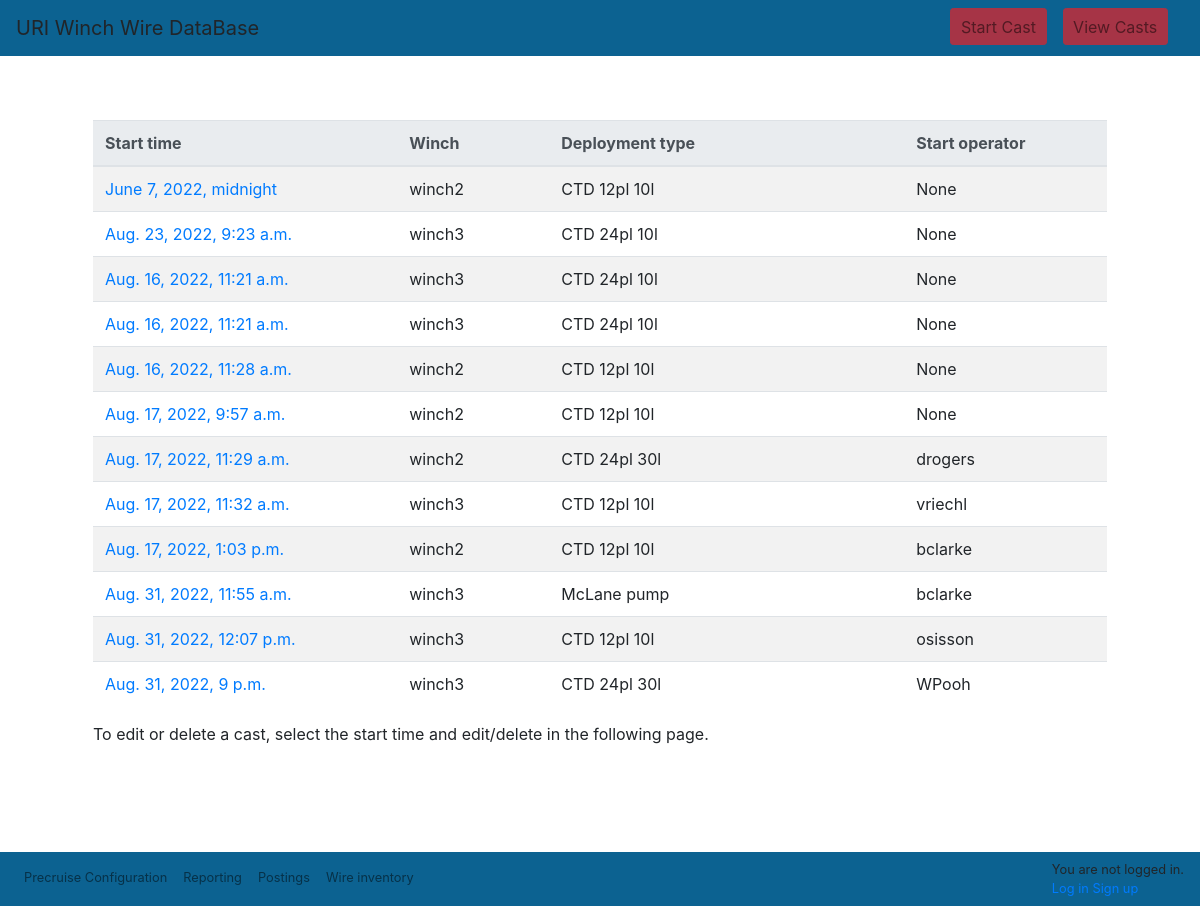
The app's page /wwdb/castlist/, older data.
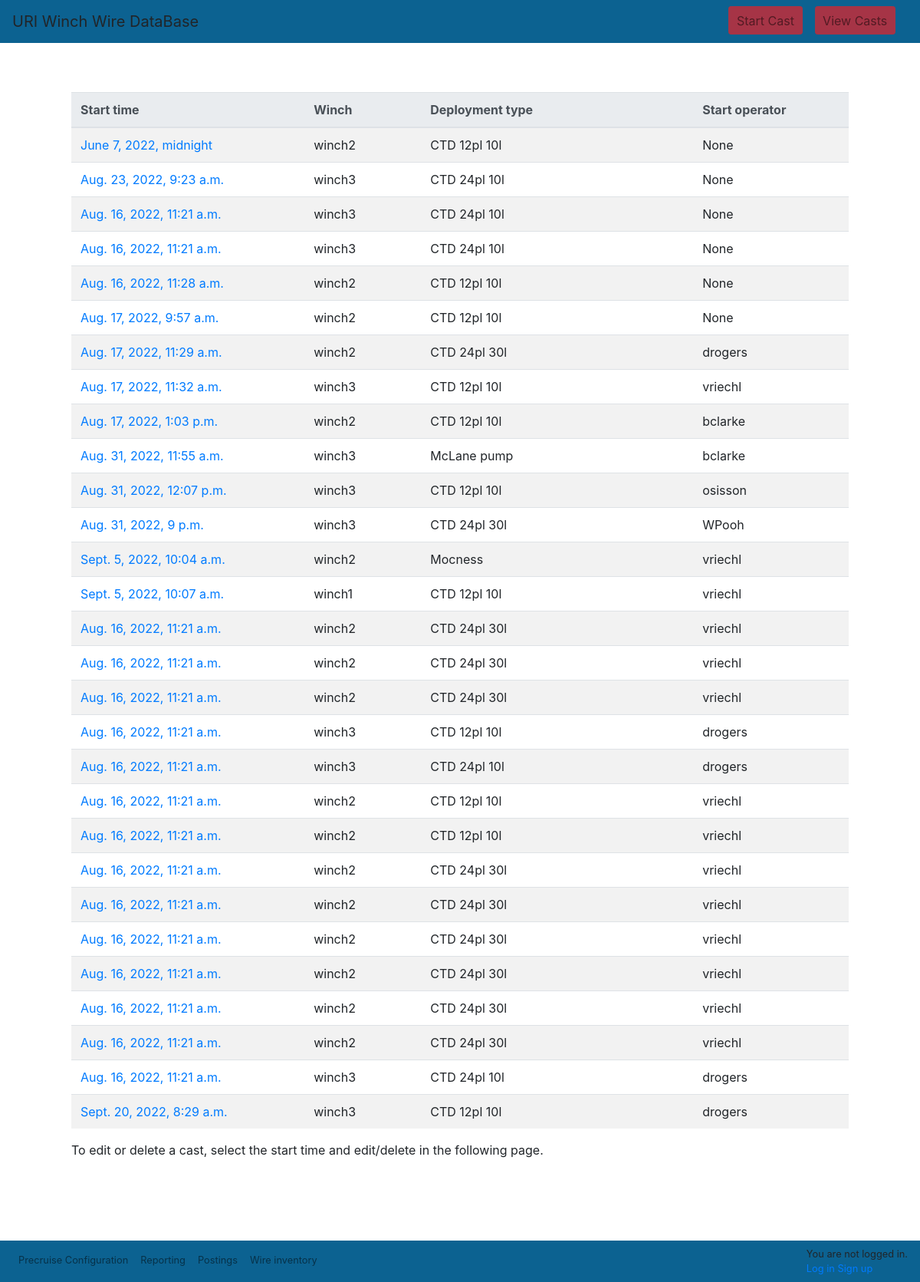
The same page, newer data.
### wwdb/models.py (models this page shows, shortened)
class Cast(models.Model):
    id = models.AutoField(db_column='Id', primary_key=True, blank=True, null=False)  # Field name made lowercase.
    startoperatorid = models.ForeignKey('WinchOperator', models.DO_NOTHING, db_column='StartOperatorId', null=True, related_name='startoperatorid')  # Field name made lowercase.
    endoperatorid = models.ForeignKey('WinchOperator', models.DO_NOTHING, db_column='EndOperatorId', null=True, related_name='endoperatorid')  # Field name made lowercase.
    startdate = models.DateTimeField(db_column='StartDate', null=True)  # Field name made lowercase.
    enddate = models.DateTimeField(db_column='EndDate', blank=True, null=True)  # Field name made lowercase.
    deploymenttypeid = models.ForeignKey('Deploymenttype', models.DO_NOTHING, db_column='DeploymentTypeId', null=True)  # Field name made lowercase.
    wireid = models.ForeignKey('Wire', models.DO_NOTHING, db_column='WireId', blank=True, null=True)  # Field name made lowercase.
    winchid = models.ForeignKey('Winch', models.DO_NOTHING, db_column='WinchId', null=True)  # Field name made lowercase.
    notes = models.TextField(db_column='Notes', blank=True, null=True)  # Field name made lowercase.
    maxtension = models.IntegerField(db_column='MaxTension', blank=True, null=True)  # Field name made lowercase.
    maxpayout = models.IntegerField(db_column='MaxPayout', blank=True, null=True)  # Field name made lowercase.
    class Meta:
        managed = True
        db_table = 'Cast'
        verbose_name_plural = "Cast"

class Winch(models.Model):
    id = models.AutoField(db_column='Id', primary_key=True, blank=True, null=False)  # Field name made lowercase.
    name = models.TextField(db_column='Name', blank=True, null=True)
    ship = models.TextField(db_column='Ship', blank=True, null=True)  # Field name made lowercase.
    institution = models.TextField(db_column='Institution', blank=True, null=True)  # Field name made lowercase.
    manufacturer = models.TextField(db_column='Manufacturer', blank=True, null=True)  # Field name made lowercase.
    active = models.BooleanField(db_column='Active', blank=False, null=False, default=True)
    drums = models.ManyToManyField(Drum, through='Drumlocation', related_name='winches')
    wiretrainschematicjframe = models.TextField(db_column='WireTrainSchematicJFrame', blank=True, null=True)  # Field name made lowercase.
    wiretrainschematicaframe = models.TextField(db_column='WireTrainSchematicAFrame', blank=True, null=True)  # Field name made lowercase.
    class Meta:
        managed = True
        db_table = 'Winch'
        verbose_name_plural = "Winch"
    def __str__(self):
        return str(self.name)

class DeploymentType(models.Model):
    id = models.AutoField(db_column='Id', primary_key=True, blank=True, null=False)  # Field name made lowercase.
    status = models.BooleanField(db_column='Status', blank=True, null=True)  # Field name made lowercase.
    name = models.TextField(db_column='Name', blank=True, null=True)
    equipment = models.TextField(db_column='Equipment', blank=True, null=True)  # Field name made lowercase.
    notes = models.TextField(db_column='Notes', blank=True, null=True)  # Field name made lowercase.
    class Meta:
        managed = True
        db_table = 'DeploymentType'
        verbose_name_plural = "DeploymentType"
    def __str__(self):
        return str(self.name)

class WinchOperator(models.Model):
    id = models.AutoField(db_column='Id', primary_key=True, blank=True, null=False)  # Field name made lowercase. This field type is a guess.
    status = models.BooleanField(db_column='Status', blank=True, null=True)  # Field name made lowercase.
    firstname = models.TextField(db_column='FirstName', blank=True, null=True)  # Field name made lowercase.
    lastname = models.TextField(db_column='LastName', blank=True, null=True)  # Field name made lowercase.
    username = models.TextField(db_column='UserName', blank=True, null=True)  # Field name made lowercase.
    class Meta:
        managed = True
        db_table = 'WinchOperator'
        verbose_name_plural = "WinchOperator"
    def __str__(self):
        return str(self.username)

### wwdb/views.py (the view)
# urls.py: path('castlist/', CastList.as_view(), name='castlist'),
class CastList(ListView):
    model = Cast
    template_name="wwdb/castlist.html"

### wwdb/templates/wwdb/castlist.html (shortened to what this page needs)
{% extends "wwdb/base.html" %}
{% block content %}
<div class="container p-5">
    <table class="table table-striped">
        <thead class="thead-light">
            <tr>
                <th style="width: 30%">Start time</th>
                <th style="width: 15%">Winch</th>
                <th style="width: 35%">Deployment type</th>
                <th style="width: 20%">Start operator</th>
            </tr>
        </thead>
        {% for cast in cast_list %}
        <tr>
            <td><a href="{% url 'castedit' cast.pk %}">{{cast.startdate}}</a></td>
            <td>{{cast.winchid}}</td>
            <td>{{cast.deploymenttypeid}}</td>
            <td>{{cast.startoperatorid}}</td>
        </tr>
        {% endfor %}
    </table>
    <p> To edit or delete a cast, select the start time and edit/delete in the following page.</p>
</div>
{% endblock content %}

### wwdb/templates/wwdb/base.html (shortened to what this page needs)
<!DOCTYPE html>
<html>
<head>
    {% load static %}
    <link rel="stylesheet" type="text/css" href={% static 'css/bootstrap.min.css' %}>
    <link rel="stylesheet" type="text/css" href={% static 'css/bootstrap.css' %}>
    <link rel="stylesheet" type="text/css" href={% static 'css/wwdb.css' %}>
</head>
<body>
    <header>
        <nav class="navbar fixed-top navbar-expand-sm navbar-light">
            <div class="menu-container">
                <div class="menu-left">
                    <a class="navbar-brand">URI Winch Wire DataBase</a>
                </div>
                <div class="menu-right">
                    <div class="navbar-nav">
                        <div class="top-button-container">
                            <button type="button" class="btn btn-startcast">
                                <a class="nav-link" href="{% url 'caststart' %}">Start Cast</a>
                            </button>
                        </div>
                        <button type="button" class="btn btn-startcast">
                            <a class="nav-link" href="{% url 'castlist' %}">View Casts</a>
                        </button>
                    </div>
                </div>
            </div>
        </nav>
    </header>
    <div class="container mt-5 mb-5">
        {% block content %}
        {% endblock content %}
    </div>
<nav class="navbar fixed-bottom navbar-expand-sm navbar-light">
    <div class="menu-container">
        <div class="menu-left">
            <ul class="navbar-nav">
                <li class="nav-item-bottom">
                    <a class="nav-link" href="{% url 'cruiseconfigurehome' %}">Precruise Configuration</a>
                </li>
                <li class="nav-item-bottom">
                    <a class="nav-link" href="{% url 'reporting' %}">Reporting</a>
                </li>
                <li class="nav-item-bottom">
                    <a class="nav-link" href="{% url 'postings' %}">Postings</a>
                </li>
                <li class="nav-item-bottom">
                    <a class="nav-link" href="{% url 'wireinventory' %}">Wire inventory</a>
                </li>
            </ul>
        </div>
        <div class="menu-right">
            <ul class="navbar-nav login-control">
                <div class="nav-item-bottom">
                    {% if user.is_authenticated %}
                    <span>Hi {{user.username}}!</span>
                    <span><a href="{% url 'logout' %}">Log out</a></span>
                    {% else %}
                    <span>You are not logged in.</span></br>
                    <span><a href="{% url 'login' %}">Log in</a></span>
                    <span><a href="{% url 'signup' %}">Sign up</a></span>
                    {% endif %}
                </div>
            </ul>
        </div>
    </div>
</nav>
</body>
</html>

### static/css/wwdb.css (style rules this page uses)
.login-control { display: block; float: right; }
.top-button-container { border = pink; padding: 0.0rem 1.0 rem 0.0 rem 1.0rem; margin-right: 1rem; }
.btn-startcast, .btn-group-sm > .btn { color: #fff; background-color: #A63446; border-color: #A63446; padding: 0.1rem 0.1rem; font-size: 1rem; line-height: 1.0; border-radius: 0.2rem; }
.nav-item-bottom { font-size: 0.8rem; font-weight: 400; }
.navbar { background-color: #0C6291; }
.navbar-light .navbar-brand { color: rgba(0, 0, 0, 0.9); }
.navbar-light .navbar-nav .nav-link { color: rgba(0, 0, 0, 0.5); }
.menu-container { width: 100%; }
.menu-left { width: 80%; float: left; }
.menu-right { width: 20%; margin-left: 80%; }

Row changes from the older to the newer data that the page shows:
added Cast: startdate "Sept. 5, 2022, 10:04 a.m.", winchid "winch2", deploymenttypeid "Mocness", startoperatorid "vriechl"
added Cast: startdate "Sept. 5, 2022, 10:07 a.m.", winchid "winch1", deploymenttypeid "CTD 12pl 10l", startoperatorid "vriechl"
added Cast: startdate "Aug. 16, 2022, 11:21 a.m.", winchid "winch2", deploymenttypeid "CTD 24pl 30l", startoperatorid "vriechl"
added Cast: startdate "Aug. 16, 2022, 11:21 a.m.", winchid "winch2", deploymenttypeid "CTD 24pl 30l", startoperatorid "vriechl"
added Cast: startdate "Aug. 16, 2022, 11:21 a.m.", winchid "winch2", deploymenttypeid "CTD 24pl 30l", startoperatorid "vriechl"
added Cast: startdate "Aug. 16, 2022, 11:21 a.m.", winchid "winch3", deploymenttypeid "CTD 12pl 10l", startoperatorid "drogers"
added Cast: startdate "Aug. 16, 2022, 11:21 a.m.", winchid "winch3", deploymenttypeid "CTD 24pl 10l", startoperatorid "drogers"
added Cast: startdate "Aug. 16, 2022, 11:21 a.m.", winchid "winch2", deploymenttypeid "CTD 12pl 10l", startoperatorid "vriechl"
added Cast: startdate "Aug. 16, 2022, 11:21 a.m.", winchid "winch2", deploymenttypeid "CTD 12pl 10l", startoperatorid "vriechl"
added Cast: startdate "Aug. 16, 2022, 11:21 a.m.", winchid "winch2", deploymenttypeid "CTD 24pl 30l", startoperatorid "vriechl"
added Cast: startdate "Aug. 16, 2022, 11:21 a.m.", winchid "winch2", deploymenttypeid "CTD 24pl 30l", startoperatorid "vriechl"
added Cast: startdate "Aug. 16, 2022, 11:21 a.m.", winchid "winch2", deploymenttypeid "CTD 24pl 30l", startoperatorid "vriechl"
added Cast: startdate "Aug. 16, 2022, 11:21 a.m.", winchid "winch2", deploymenttypeid "CTD 24pl 30l", startoperatorid "vriechl"
added Cast: startdate "Aug. 16, 2022, 11:21 a.m.", winchid "winch2", deploymenttypeid "CTD 24pl 30l", startoperatorid "vriechl"
added Cast: startdate "Aug. 16, 2022, 11:21 a.m.", winchid "winch2", deploymenttypeid "CTD 24pl 30l", startoperatorid "vriechl"
added Cast: startdate "Aug. 16, 2022, 11:21 a.m.", winchid "winch3", deploymenttypeid "CTD 24pl 10l", startoperatorid "drogers"
added Cast: startdate "Sept. 20, 2022, 8:29 a.m.", winchid "winch3", deploymenttypeid "CTD 12pl 10l", startoperatorid "drogers"
